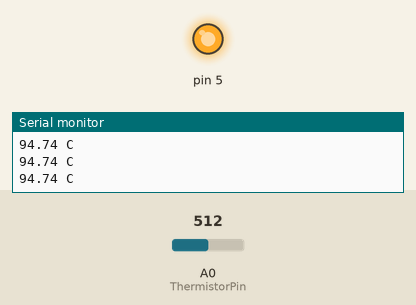
Simulated run of this sketch. Board: Arduino Uno, built with avr-gcc and run on an emulated ATmega328P. On the bench: output pins drawn as LEDs (lit = HIGH), the last lines printed to the serial monitor. The inputs (shaded band) are chosen by the test bench; at power-on: A0 (ThermistorPin) = 512.

Above: at 1.3 s.
1.4 s: A0 (ThermistorPin) set to 172
2.9 s: A0 (ThermistorPin) set to 143
At 4.0 s:
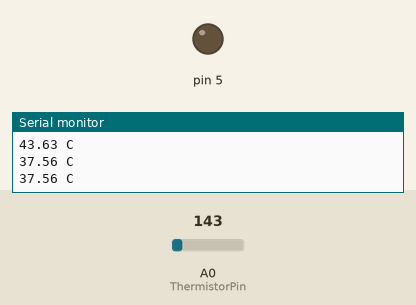
4.5 s: A0 (ThermistorPin) set to 198
6.0 s: A0 (ThermistorPin) set to 223
At 6.4 s:
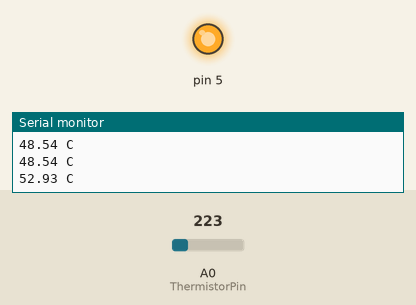
7.5 s: A0 (ThermistorPin) set to 122
At 8.8 s:
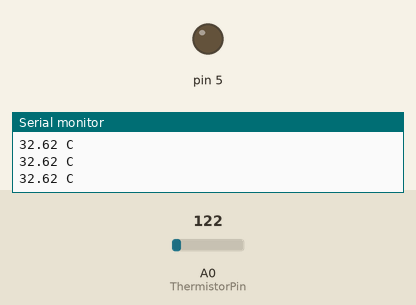
Timing chart, 0 to 10.0 s (numbered marks = the images above; inputs shaded):
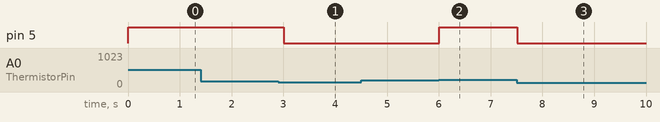

Measured:
- the behaviour switches between 155 and 154 on A0 (ThermistorPin) (found by bisection; images 0 and 1)
- the behaviour switches between 206 and 207 on A0 (ThermistorPin) (found by bisection; images 1 and 2)
- after the input at 2.9 s, pin 5: HIGH → LOW after 0.11 s
- after the input at 6.0 s, pin 5: LOW → HIGH at once
- after the input at 7.5 s, pin 5: HIGH → LOW at once

The sketch:

heat_jacket.ino
```cpp
int ThermistorPin = 0;
int Vo;
float R1 = 1000;
float logR2, R2, T;
float c1 = 1.009249522e-03, c2 = 2.378405444e-04, c3 = 2.019202697e-07;

void setup() {
    pinMode(A0, INPUT);
    pinMode(5, OUTPUT);
    Serial.begin(9600);
}

void loop() {

  Vo = analogRead(ThermistorPin);
  R2 = R1 * (1023.0 / (float)Vo - 1.0);
  logR2 = log(R2);
  T = (1.0 / (c1 + c2*logR2 + c3*logR2*logR2*logR2));
  T = T - 273.15;

  Serial.print(T);  Serial.println(" C");

   if(T < 40.0){ digitalWrite(5, LOW);  }
   if(T > 50.0){ digitalWrite(5, HIGH); }

  delay(500);
}
```
